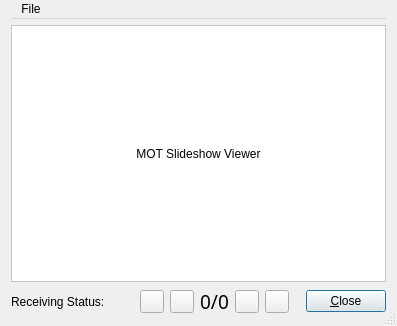
<?xml version="1.0" encoding="UTF-8"?>
<ui version="4.0">
 <class>SlideShowViewer</class>
 <widget class="QDialog" name="SlideShowViewer">
  <property name="geometry">
   <rect>
    <x>0</x>
    <y>0</y>
    <width>397</width>
    <height>326</height>
   </rect>
  </property>
  <property name="windowTitle">
   <string>MainWindow</string>
  </property>
  <property name="windowIcon">
   <iconset resource="res/icons.qrc">
    <normaloff>:/icons/MainIcon.png</normaloff>:/icons/MainIcon.png</iconset>
  </property>
  <property name="sizeGripEnabled">
   <bool>true</bool>
  </property>
  <layout class="QVBoxLayout" name="verticalLayout">
   <property name="topMargin">
    <number>0</number>
   </property>
   <item>
    <widget class="QMenuBar" name="menubar">
     <widget class="QMenu" name="menuFile">
      <property name="title">
       <string>File</string>
      </property>
      <addaction name="actionClear_All"/>
      <addaction name="separator"/>
      <addaction name="actionSave"/>
      <addaction name="actionSave_All"/>
      <addaction name="separator"/>
      <addaction name="actionClose"/>
     </widget>
     <addaction name="menuFile"/>
    </widget>
   </item>
   <item>
    <widget class="QLabel" name="image">
     <property name="sizePolicy">
      <sizepolicy hsizetype="Expanding" vsizetype="Expanding">
       <horstretch>0</horstretch>
       <verstretch>0</verstretch>
      </sizepolicy>
     </property>
     <property name="minimumSize">
      <size>
       <width>320</width>
       <height>240</height>
      </size>
     </property>
     <property name="baseSize">
      <size>
       <width>320</width>
       <height>240</height>
      </size>
     </property>
     <property name="styleSheet">
      <string notr="true">background: white</string>
     </property>
     <property name="frameShape">
      <enum>QFrame::StyledPanel</enum>
     </property>
     <property name="frameShadow">
      <enum>QFrame::Sunken</enum>
     </property>
     <property name="text">
      <string>MOT Slideshow Viewer</string>
     </property>
     <property name="alignment">
      <set>Qt::AlignCenter</set>
     </property>
    </widget>
   </item>
   <item>
    <layout class="QHBoxLayout" name="_2">
     <property name="spacing">
      <number>6</number>
     </property>
     <property name="margin">
      <number>0</number>
     </property>
     <item>
      <widget class="QLabel" name="TextLabel1">
       <property name="text">
        <string>Receiving Status:</string>
       </property>
       <property name="wordWrap">
        <bool>false</bool>
       </property>
      </widget>
     </item>
     <item>
      <widget class="CMultColorLED" name="LEDStatus" native="true">
       <property name="minimumSize">
        <size>
         <width>13</width>
         <height>13</height>
        </size>
       </property>
       <property name="maximumSize">
        <size>
         <width>13</width>
         <height>13</height>
        </size>
       </property>
      </widget>
     </item>
     <item>
      <spacer name="Spacer5">
       <property name="orientation">
        <enum>Qt::Horizontal</enum>
       </property>
       <property name="sizeType">
        <enum>QSizePolicy::Expanding</enum>
       </property>
       <property name="sizeHint" stdset="0">
        <size>
         <width>20</width>
         <height>20</height>
        </size>
       </property>
      </spacer>
     </item>
     <item>
      <widget class="QToolButton" name="ButtonJumpBegin">
       <property name="text">
        <string/>
       </property>
       <property name="icon">
        <iconset resource="res/icons.qrc">
         <normaloff>:/icons/JumpBegin.png</normaloff>:/icons/JumpBegin.png</iconset>
       </property>
      </widget>
     </item>
     <item>
      <widget class="QToolButton" name="ButtonStepBack">
       <property name="text">
        <string/>
       </property>
       <property name="icon">
        <iconset resource="res/icons.qrc">
         <normaloff>:/icons/StepBack.png</normaloff>:/icons/StepBack.png</iconset>
       </property>
      </widget>
     </item>
     <item>
      <widget class="QLabel" name="LabelCurPicNum">
       <property name="font">
        <font>
         <family>Arial Black</family>
         <pointsize>14</pointsize>
        </font>
       </property>
       <property name="frameShadow">
        <enum>QFrame::Sunken</enum>
       </property>
       <property name="text">
        <string>0/0</string>
       </property>
       <property name="alignment">
        <set>Qt::AlignCenter</set>
       </property>
       <property name="wordWrap">
        <bool>false</bool>
       </property>
      </widget>
     </item>
     <item>
      <widget class="QToolButton" name="ButtonStepForward">
       <property name="text">
        <string/>
       </property>
       <property name="icon">
        <iconset resource="res/icons.qrc">
         <normaloff>:/icons/StepForw.png</normaloff>:/icons/StepForw.png</iconset>
       </property>
      </widget>
     </item>
     <item>
      <widget class="QToolButton" name="ButtonJumpEnd">
       <property name="text">
        <string/>
       </property>
       <property name="icon">
        <iconset resource="res/icons.qrc">
         <normaloff>:/icons/JumpEnd.png</normaloff>:/icons/JumpEnd.png</iconset>
       </property>
      </widget>
     </item>
     <item>
      <spacer name="Spacer5_2">
       <property name="orientation">
        <enum>Qt::Horizontal</enum>
       </property>
       <property name="sizeType">
        <enum>QSizePolicy::Expanding</enum>
       </property>
       <property name="sizeHint" stdset="0">
        <size>
         <width>20</width>
         <height>20</height>
        </size>
       </property>
      </spacer>
     </item>
     <item>
      <widget class="QPushButton" name="buttonOk">
       <property name="text">
        <string>&amp;Close</string>
       </property>
       <property name="autoDefault">
        <bool>true</bool>
       </property>
       <property name="default">
        <bool>true</bool>
       </property>
      </widget>
     </item>
    </layout>
   </item>
  </layout>
  <action name="actionClear_All">
   <property name="text">
    <string>Clear All</string>
   </property>
  </action>
  <action name="actionSave">
   <property name="text">
    <string>Save</string>
   </property>
  </action>
  <action name="actionSave_All">
   <property name="text">
    <string>Save All</string>
   </property>
  </action>
  <action name="actionClose">
   <property name="text">
    <string>Close</string>
   </property>
  </action>
 </widget>
 <customwidgets>
  <customwidget>
   <class>CMultColorLED</class>
   <extends>QWidget</extends>
   <header>MultColorLED.h</header>
  </customwidget>
 </customwidgets>
 <resources>
  <include location="res/icons.qrc"/>
 </resources>
 <connections/>
</ui>
